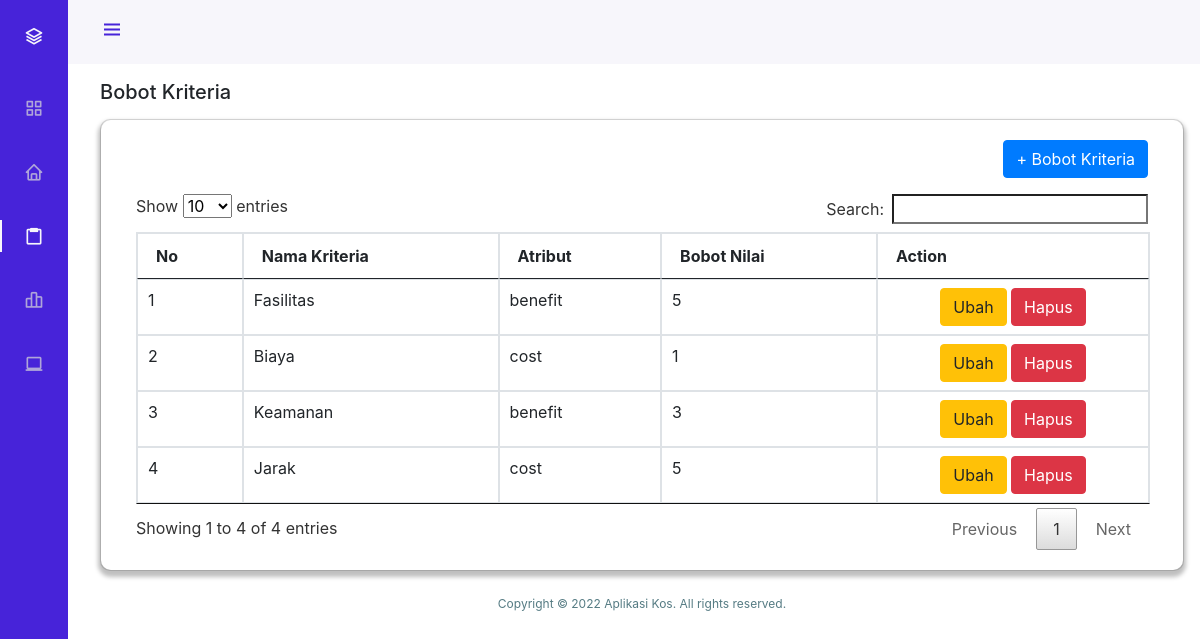
Page /aplikasi/bobot.php on the committed database.
### tables this page shows
CREATE TABLE `kriteria` (
  `id_kriteria` int(11) NOT NULL,
  `atribut` varchar(50) NOT NULL,
  `bobot_nilai` varchar(50) NOT NULL,
  `nama_kriteria` varchar(50) NOT NULL
);

### aplikasi/bobot.php (the view, shortened to what this page needs)
<!DOCTYPE html>
<html lang="en">
<head>
    <link rel="stylesheet" href="css/style.css">
    <link rel="stylesheet" href="https://cdn.jsdelivr.net/npm/bootstrap@5.0.0-beta1/dist/css/bootstrap.min.css">
    <link rel="stylesheet" href="https://cdn.jsdelivr.net/npm/bootstrap@5.0.0-beta1/dist/js/bootstrap.bundle.min.js">
    <link rel="stylesheet" href="https://cdnjs.cloudflare.com/ajax/libs/jquery/3.2.1/jquery.min.js">
    <link rel="stylesheet" href="https://cdn.jsdelivr.net/npm/boxicons@latest/css/boxicons.min.css">
    <link rel="stylesheet" href="path/to/font-awesome/css/font-awesome.min.css">
    <link rel="stylesheet" href="assets/css/bootstrap.min.css">
    <link rel="stylesheet" href="assets/css/jquery.dataTables.min.css">
    <link rel="stylesheet" href="assets/css/bootstrap-chosen.css">
</head>
<body id="body-pd">
    <header class="header" id="header">
        <div class="header_toggle"> <i class='bx bx-menu' id="header-toggle"></i> </div>
    </header>
    <div class="l-navbar" id="nav-bar" >
        <nav class="nav">
            <div>
                <a href="#" class="nav_logo">
                    <i class='bx bx-layer nav_logo-icon'></i>
                </a>
                <div class="nav_list">
                        <a href="home.php" class="nav_link">
                            <i class='bx bx-grid-alt nav_icon'></i>
                        </a>
                        <a href="daftarKos.php" class="nav_link">
                            <i class='bx bx-home nav_icon'></i>
                        </a>
                        <a href="bobot.php" class="nav_link active">
                            <i class='bx bx-clipboard nav_icon'></i>
                        </a>
                        <a href="nilai.php" class="nav_link">
                            <i class='bx bx-bar-chart-alt-2 nav_icon'></i>
                        </a>
                        <a href="aboutUs.php" class="nav_link">
                            <i class='bx bx-laptop nav_icon'></i>
                        </a>
                </div>
            </div>
        </nav>
    </div>
    <div>
        <h5 style="margin-top:80px;margin-bottom:15px;">Bobot Kriteria</h5>
            <div class="row">
                <div class="col-12">
                    <div class="card mb-4" style="border-radius: 10px;">
                        <div class="card-body" style="box-shadow: 0px 4px 4px 3px rgba(0, 0, 0, 0.25);border-radius: 10px;">
                            <div class="container-fluid">
                                <p align="right"><a class='btn btn-primary' href="addBobot.php"> + Bobot Kriteria</a></p>
                                <table id="myTable" class="table table-bordered table-hover" >
                                    <thead >
                                        <tr>
                                            <th>No</th>
                                            <th>Nama Kriteria</th>
                                            <th>Atribut</th>
                                            <th>Bobot Nilai</th>
                                            <th>Action</th>
                                        </tr>
                                    </thead>
                                    <tbody>
                                    <?php
                                        include "connect.php";
                                        $query="SELECT * FROM kriteria ORDER BY id_kriteria ASC";
                                        $result = mysqli_query($koneksi, $query);
                                    while($row = mysqli_fetch_assoc($result))
                                    {
                                    ?>
                                        <tr class='td' bgcolor='#FFF'>
                                            <td><?php echo $row['id_kriteria'];?></td>
                                            <td><?php echo $row['nama_kriteria'];?></td>
                                            <td><?php echo $row['atribut'];?></td>
                                            <td><?php echo $row['bobot_nilai'];?></td>
                                            <td align="center" width="250px">
                                            <a class='btn btn-warning' href="editBobot.php?id=<?php echo $row['id_kriteria']; ?>">
                                                Ubah
                                                </a>
                                            <a class='btn btn-danger' onclick="return confirm('Anda yakin menghapus data ini ?')" href="hapusBobot.php?id=<?php echo $row['id_kriteria']; ?>">
                                                Hapus
                                                </a>
                                            </td>
                                        </tr>
                                        <?php }
                                        ?>
                                    </tbody>
                                </table>
                            </div>
                        </div>
                    </div>
                </div>
            </div>
    </div>
    <div class="footer">
        <p>Copyright &copy 2022 Aplikasi Kos. All rights reserved.</p>
    </div>
</body>
</html>

### aplikasi/css/style.css (style rules this page uses)
:root { --header-height: 3rem; --nav-width: 68px; --first-color: #4723D9; --first-color-light: #AFA5D9; --white-color: #F7F6FB; --body-font: 'Nunito', sans-serif; --normal-font-size: 1rem; --z-fixed: 100 }
.footer { left: 40px; bottom: 0; padding:10px auto; width: 100%; color: #557B83; text-align: center; font-size:12px; }
body { position: relative; margin: var(--header-height) 0 0 0; padding: 0 1rem;font-family: var(--body-font); font-size: var(--normal-font-size);transition: .5s; }
a { text-decoration: none; }
.header { width: 100%; height: var(--header-height); position: fixed; top: 0;left: 0;display: flex; align-items: center; justify-content: space-between; padding: 0 1rem; background-color: var(--white-color); z-index: var(--z-fixed);transition: .5s }
.header_toggle { color: var(--first-color); font-size: 1.5rem;cursor: pointer }
.l-navbar { position: fixed; top: 0; left: -25%; width: var(--nav-width); height: 100vh; background-color: var(--first-color); padding: .5rem 1rem 0 0; transition: .5s; z-index: var(--z-fixed) }
.nav { height: 100%; display: flex; flex-direction: column; justify-content: space-between; overflow: hidden }
.nav_logo, .nav_link { display: grid; grid-template-columns: max-content max-content; align-items: center; column-gap: 1rem; padding: .5rem 0rem .5rem 1.5rem; text-decoration: none; }
.nav_logo { margin-bottom: 2rem }
.nav_logo-icon { font-size: 1.25rem; color: var(--white-color) }
.nav_link { position: relative; color: var(--first-color-light); margin-bottom: 1.5rem; transition: .3s; text-decoration: none; }
.nav_icon { font-size: 1.25rem; text-decoration: none; }
.active { color: var(--white-color) }
.active::before { content: ''; position: absolute; left: 0;width: 2px; height: 32px; background-color: var(--white-color) }
@media screen and (min-width: 768px) { body { margin: calc(var(--header-height) + 1rem) 0 0 0; padding-left: calc(var(--nav-width) + 2rem) } }
@media screen and (min-width: 768px) { .header { height: calc(var(--header-height) + 1rem); padding: 0 2rem 0 calc(var(--nav-width) + 2rem) } }
@media screen and (min-width: 768px) { .l-navbar { left: 0; padding: 1rem 1rem 0 0 } }

### rows in the picture
kriteria: id_kriteria "1", nama_kriteria "Fasilitas", atribut "benefit", bobot_nilai "5"
kriteria: id_kriteria "2", nama_kriteria "Biaya", atribut "cost", bobot_nilai "1"
kriteria: id_kriteria "3", nama_kriteria "Keamanan", atribut "benefit", bobot_nilai "3"
kriteria: id_kriteria "4", nama_kriteria "Jarak", atribut "cost", bobot_nilai "5"
